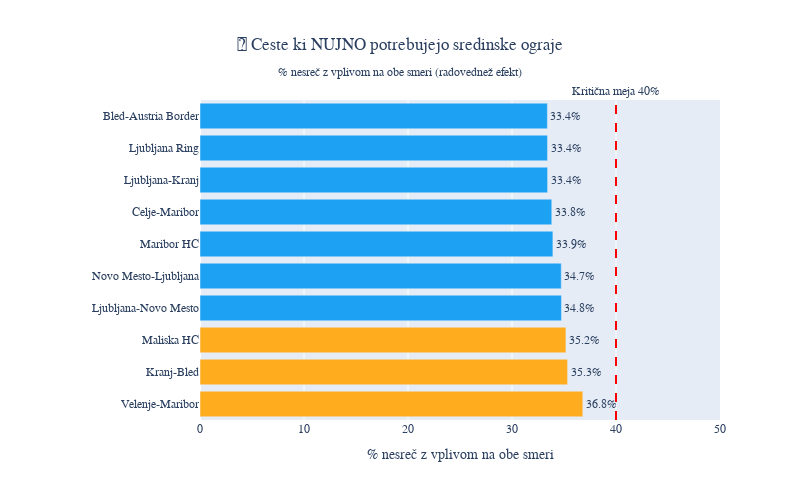

Notebook code for this chart:
### Code cell
# Top 10 cest z največjim radovednež efektom - TWITTER VIZUALIZACIJA 2
road_bidirectional = incident_df.groupby('road_code').agg({
    'incident_id': 'count',
    'direction': lambda x: (x == 'Both').sum(),
    'road_name': 'first'
}).rename(columns={'incident_id': 'total', 'direction': 'both_dir'})

road_bidirectional['pct_both'] = (road_bidirectional['both_dir'] / road_bidirectional['total'] * 100)
road_bidirectional = road_bidirectional.sort_values('pct_both', ascending=False).head(10)

# Horizontalni stolpični graf za Twitter
fig = go.Figure(go.Bar(
    x=road_bidirectional['pct_both'],
    y=[name[:25] for name in road_bidirectional['road_name']],
    orientation='h',
    marker_color=[TWITTER_COLORS['danger'] if x > 40 else TWITTER_COLORS['warning'] 
                  if x > 35 else TWITTER_COLORS['primary'] for x in road_bidirectional['pct_both']],
    text=[f"{x:.1f}%" for x in road_bidirectional['pct_both']],
    textposition='outside',
    textfont=dict(size=12)
))

fig.update_layout(
    title={
        'text': '🚧 Ceste ki NUJNO potrebujejo sredinske ograje<br><sub>% nesreč z vplivom na obe smeri (radovednež efekt)</sub>',
        'x': 0.5,
        'xanchor': 'center'
    },
    xaxis_title="% nesreč z vplivom na obe smeri",
    yaxis_title="",
    font=dict(family="Arial, sans-serif"),
    height=500,
    width=800,
    margin=dict(l=200, t=100),
    xaxis=dict(range=[0, 50]),
    showlegend=False
)

# Dodaj črto pri 40%
fig.add_vline(x=40, line_dash="dash", line_color="red", 
             annotation_text="Kritična meja 40%", annotation_position="top")

fig.show()

print("\n📱 PRIMERNO ZA TWITTER: Ceste, ki potrebujejo ograje")
print("💬 Predlog besedila:")
print("\"Novo mesto-Ljubljana: 45% nesreč vpliva na obe smeri! ")
print("Nujno potrebujemo sredinske ograje za preprečevanje radovednosti. #VarnostVPrometu\"")

### Figure 1 — Plotly figure (JSON) as saved in the notebook; plotly's stock layout.template omitted (floating-point values rounded to 4 significant figures)
{"data": [{"marker": {"color": ["#FFAD1F", "#FFAD1F", "#FFAD1F", "#1DA1F2", "#1DA1F2", "#1DA1F2", "#1DA1F2", "#1DA1F2", "#1DA1F2", "#1DA1F2"]}, "orientation": "h", "text": ["36.8%", "35.3%", "35.2%", "34.8%", "34.7%", "33.9%", "33.8%", "33.4%", "33.4%", "33.4%"], "textfont": {"size": 12}, "textposition": "outside", "type": "bar", "x": [36.81, 35.34, 35.19, 34.76, 34.74, 33.93, 33.83, 33.42, 33.42, 33.4], "y": ["Velenje-Maribor", "Kranj-Bled", "Maliska HC", "Ljubljana-Novo Mesto", "Novo Mesto-Ljubljana", "Maribor HC", "Celje-Maribor", "Ljubljana-Kranj", "Ljubljana Ring", "Bled-Austria Border"]}], "layout": {"annotations": [{"showarrow": false, "text": "Kritična meja 40%", "x": 40, "xanchor": "center", "xref": "x", "y": 1, "yanchor": "bottom", "yref": "y domain"}], "font": {"family": "Arial, sans-serif"}, "height": 500, "margin": {"l": 200, "t": 100}, "shapes": [{"line": {"color": "red", "dash": "dash"}, "type": "line", "x0": 40, "x1": 40, "xref": "x", "y0": 0, "y1": 1, "yref": "y domain"}], "showlegend": false, "title": {"text": "🚧 Ceste ki NUJNO potrebujejo sredinske ograje<br><sub>% nesreč z vplivom na obe smeri (radovednež efekt)</sub>", "x": 0.5, "xanchor": "center"}, "width": 800, "xaxis": {"range": [0, 50], "title": {"text": "% nesreč z vplivom na obe smeri"}}, "yaxis": {"title": {"text": ""}}}}
